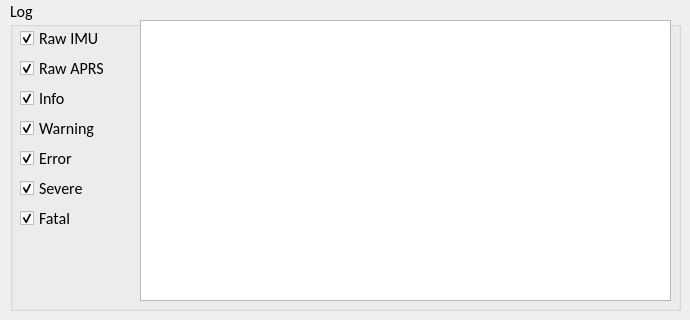
    <widget class="QWidget" name="tab_3">
     <attribute name="title">
      <string>Log</string>
     </attribute>
     <widget class="QGroupBox" name="groupBox">
      <property name="geometry">
       <rect>
        <x>10</x>
        <y>0</y>
        <width>671</width>
        <height>311</height>
       </rect>
      </property>
      <property name="font">
       <font>
        <family>Calibri</family>
        <pointsize>12</pointsize>
       </font>
      </property>
      <property name="title">
       <string>Log</string>
      </property>
      <widget class="QTextBrowser" name="txt_logData">
       <property name="geometry">
        <rect>
         <x>130</x>
         <y>20</y>
         <width>531</width>
         <height>281</height>
        </rect>
       </property>
       <property name="font">
        <font>
         <family>Calibri</family>
         <pointsize>8</pointsize>
        </font>
       </property>
      </widget>
      <widget class="QCheckBox" name="chkBox_logIMU">
       <property name="geometry">
        <rect>
         <x>10</x>
         <y>30</y>
         <width>91</width>
         <height>17</height>
        </rect>
       </property>
       <property name="text">
        <string>Raw IMU</string>
       </property>
       <property name="checked">
        <bool>true</bool>
       </property>
      </widget>
      <widget class="QCheckBox" name="chkBox_logInfo">
       <property name="geometry">
        <rect>
         <x>10</x>
         <y>90</y>
         <width>70</width>
         <height>17</height>
        </rect>
       </property>
       <property name="text">
        <string>Info</string>
       </property>
       <property name="checked">
        <bool>true</bool>
       </property>
      </widget>
      <widget class="QCheckBox" name="chkBox_logWarning">
       <property name="geometry">
        <rect>
         <x>10</x>
         <y>120</y>
         <width>81</width>
         <height>17</height>
        </rect>
       </property>
       <property name="text">
        <string>Warning</string>
       </property>
       <property name="checked">
        <bool>true</bool>
       </property>
      </widget>
      <widget class="QCheckBox" name="chkBox_logError">
       <property name="geometry">
        <rect>
         <x>10</x>
         <y>150</y>
         <width>70</width>
         <height>17</height>
        </rect>
       </property>
       <property name="text">
        <string>Error</string>
       </property>
       <property name="checked">
        <bool>true</bool>
       </property>
      </widget>
      <widget class="QCheckBox" name="chkBox_logSevere">
       <property name="geometry">
        <rect>
         <x>10</x>
         <y>180</y>
         <width>70</width>
         <height>17</height>
        </rect>
       </property>
       <property name="text">
        <string>Severe</string>
       </property>
       <property name="checked">
        <bool>true</bool>
       </property>
      </widget>
      <widget class="QCheckBox" name="chkBox_logFatal">
       <property name="geometry">
        <rect>
         <x>10</x>
         <y>210</y>
         <width>70</width>
         <height>17</height>
        </rect>
       </property>
       <property name="text">
        <string>Fatal</string>
       </property>
       <property name="checked">
        <bool>true</bool>
       </property>
      </widget>
      <widget class="QCheckBox" name="chkBox_logAPRS">
       <property name="geometry">
        <rect>
         <x>10</x>
         <y>60</y>
         <width>101</width>
         <height>17</height>
        </rect>
       </property>
       <property name="text">
        <string>Raw APRS</string>
       </property>
       <property name="checked">
        <bool>true</bool>
       </property>
      </widget>
     </widget>
    </widget>
